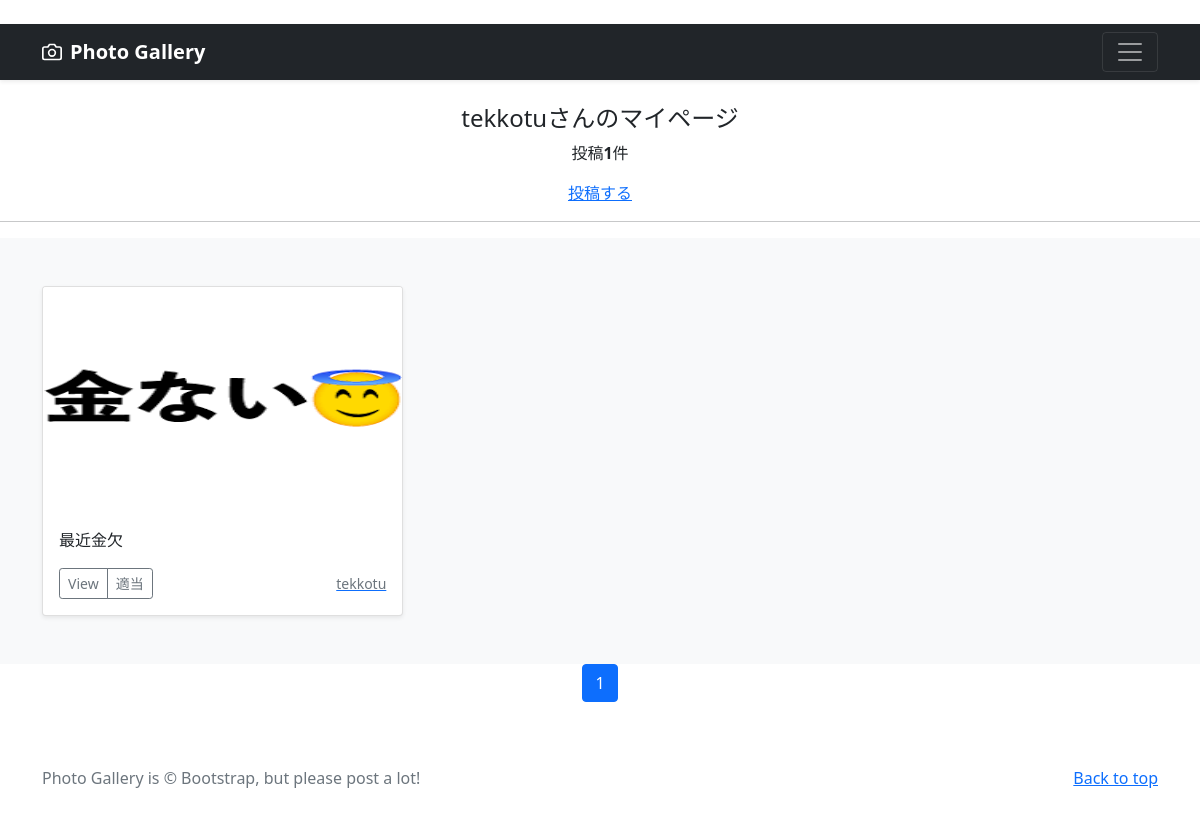
The app's page /mypage/ (signed in) with its own data.
### accounts/models.py (models this page shows)
class CustomUser(AbstractUser):
    pass

### photo/models.py (models this page shows, shortened)
class PhotoPost(models.Model):
    user = models.ForeignKey(
        CustomUser,
        verbose_name='ユーザー',
        on_delete=models.CASCADE
        )
    category = models.ForeignKey(
        Category,
        verbose_name='カテゴリ',
        on_delete=models.PROTECT
        )
    title = models.CharField(
        verbose_name='タイトル', # フィールドのタイトル
        max_length=200        # 最大文字数は200
        )
    comment = models.TextField(
        verbose_name='コメント',  # フィールドのタイトル
        )
    image1 = models.ImageField(
        verbose_name='イメージ1',# フィールドのタイトル
        upload_to = 'photos'   # MEDIA_ROOT以下のphotosにファイルを保存
        )
    image2 = models.ImageField(
        verbose_name='イメージ2',# フィールドのタイトル
        upload_to = 'photos',  # MEDIA_ROOT以下のphotosにファイルを保存
        blank=True,            # フィールド値の設定は必須でない
        null=True              # データベースにnullが保存されることを許容
        )
    posted_at = models.DateTimeField(
        verbose_name='投稿日時', # フィールドのタイトル
        auto_now_add=True       # 日時を自動追加
        )

class Category(models.Model):
    title = models.CharField(
        verbose_name='カテゴリ', # フィールドのタイトル
        max_length=20)

### photo/views.py (the view)
# urls.py: path('mypage/', views.MypageView.as_view(), name = 'mypage'),
class MypageView(ListView):
    template_name ='mypage.html'
    paginate_by = 9
    def get_queryset(self):
      queryset = PhotoPost.objects.filter(
        user=self.request.user).order_by('-posted_at')
      return queryset

### photo/templates/mypage.html (shortened to what this page needs)
{% extends 'base.html' %}
      {% block contents %}
      {% if user.is_authenticated %}
        <br>
        <div style="text-align:center">
          <h4>{{user.username}}さんのマイページ</h4>
          {% if object_list.count == 0 %}
            <p>{{user.username}}さんの投稿はありません</p>
          {% else %}
            <p>投稿<strong>{{object_list.count}}</strong>件</p>
          {% endif %}
          <a href="{% url 'photo:post' %}">投稿する</a>
        </div>
        <hr>
      {% endif %}
      {% include "photos_list.html" %}
      {% include "pagination.html" %}
      {% endblock %}

### photo/templates/photos_list.html (shortened to what this page needs)
  <div class="album py-5 bg-light">
    <div class="container">
      <div class="row row-cols-1 row-cols-sm-2 row-cols-md-3 g-3">
        {% for record in object_list %}
        <div class="col">
          <div class="card shadow-sm">
            <img src="{{ record.image1.url }}"
                 class="bd-placeholder-img card-img-top"
                 width="100%" height="225"
                 xmlns="http://www.w3.org/2000/svg"
                 role="img" aria-label="Placeholder: Thumbnail"
                 preserveAspectRatio="xMidYMid slice"
                 focusable="false">
                 <rect width="100%" height="100%" fill="#55595c"/>
            <div class="card-body">
              <p class="card-text">
                {{record.title}}
              </p>
              <div class="d-flex justify-content-between align-items-center">
                <div class="btn-group">
                  <button type="button"
                          class="btn btn-sm btn-outline-secondary"
onclick="location.href='{% url 'photo:photo_detail' record.pk %}'">
                          View</button>
                  <button type="button"
                          class="btn btn-sm btn-outline-secondary"
onclick="location.href='{% url 'photo:photos_cat' category=record.category.id %}'">
                          {{record.category.title}}</button>
                </div>
                <a href="{% url 'photo:user_list' user=record.user.id %}">
                  <small class="text-muted">
                    {{record.user.username}}</small>
                </a>
              </div>
            </div>
          </div>
        </div>
        {% endfor %}
      </div>
    </div>
  </div>

### photo/templates/base.html (style rules this page uses)
.bd-placeholder-img { font-size: 1.125rem; text-anchor: middle; -webkit-user-select: none; -moz-user-select: none; user-select: none; }

### records on screen
CustomUser: username "tekkotu"
PhotoPost: image1 (picture), title "最近金欠", category "適当", user.username "tekkotu"

### other values on screen
{{ object_list.count }} "1"
{{ num }} "1"
